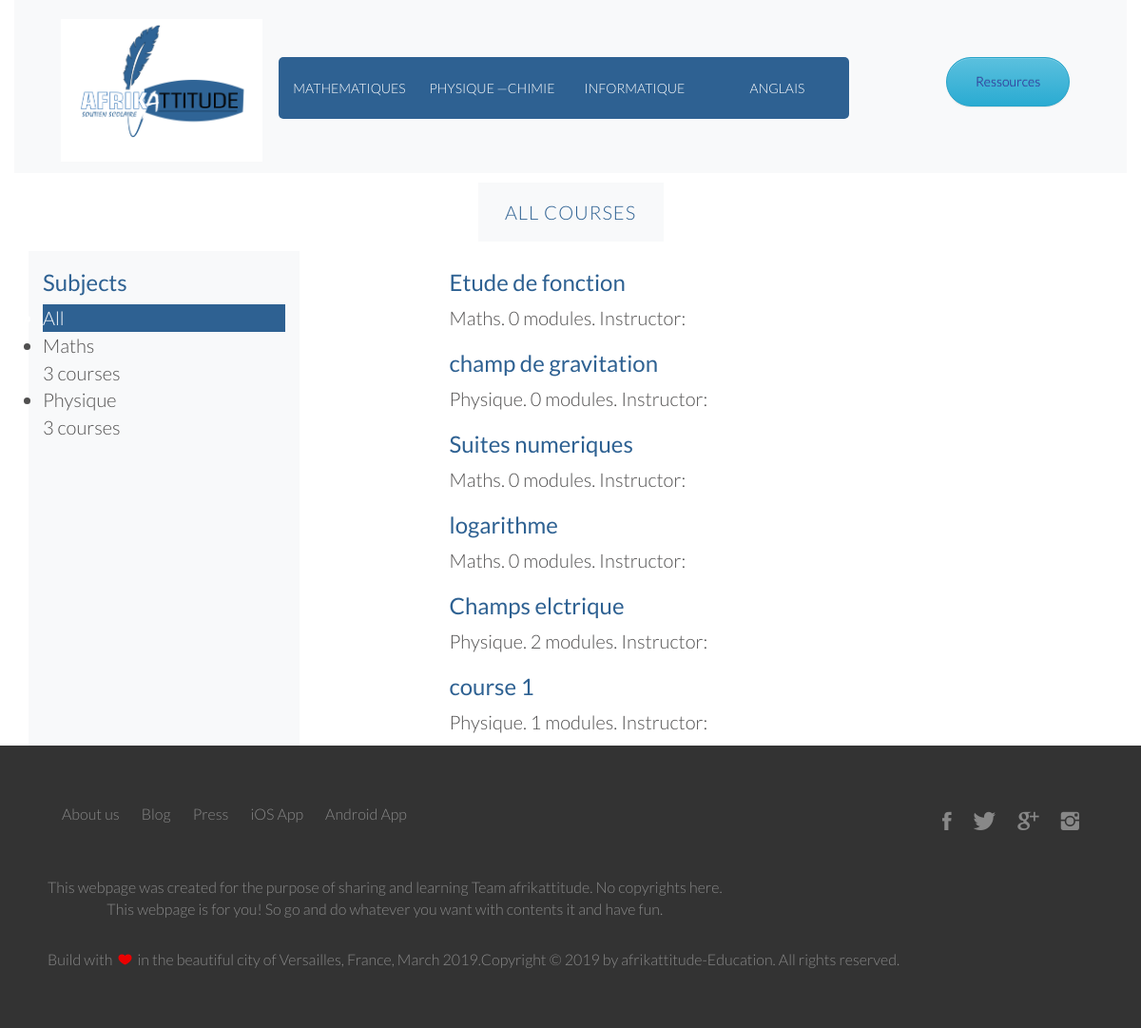
Page /courses/ on the earlier database version.
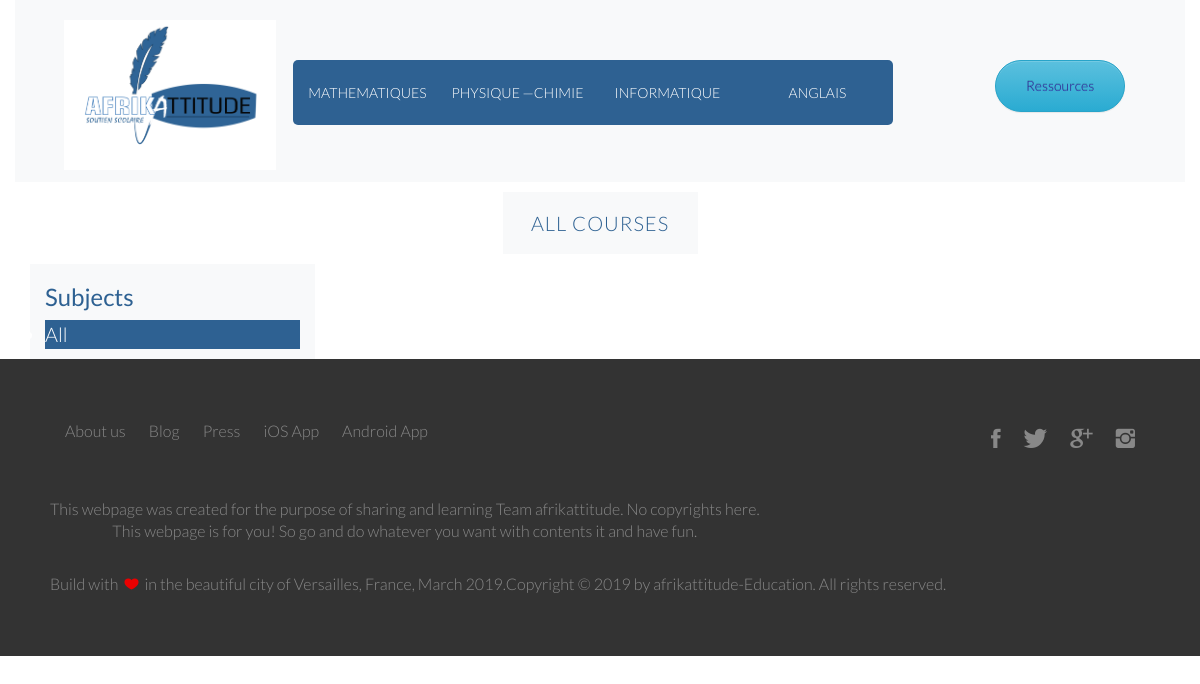
Same page on the later database version.
### courses/models.py (models this page shows, shortened)
class Subject(models.Model):
    title = models.CharField(max_length=50)
    description = models.CharField(max_length=500)
    pub_date = models.DateTimeField(auto_now=True)
    slug = models.SlugField(max_length=200, unique=True)
    class Meta:
        ordering = ('title',)
        verbose_name = 'Subject'
    def __str__(self):
        return self.title

class Course(models.Model):
    owner           = models.ForeignKey(User, on_delete=models.CASCADE, default=1)
    subject         = models.ForeignKey(Subject, related_name='courses', on_delete=models.CASCADE)
    title           = models.CharField(max_length=50)
    image           = models.ImageField(upload_to=upload_image_path, blank=True)
    description     = models.CharField(max_length=500)
    pub_date        = models.DateTimeField(auto_now=True)
    slug            = models.SlugField(max_length=200, unique=True)
    overview        = models.TextField(null=True, blank=True)
    created         = models.DateTimeField(auto_now_add=True)
    students        = models.ManyToManyField(User, related_name='course_joined', blank=True)
    class Meta:
        ordering = ['-created']

### courses/views.py (the view)
# urls.py: path('', CourseListView.as_view(), name='course_list'),
class CourseListView(TemplateResponseMixin, View):
    model = Course
    template_name   = "courses/list.html"
    def get(self, request, subject=None):
        subjects = cache.get('all_subjects')
        if not subjects:
            subjects = Subject.objects.annotate(total_courses=Count('courses'))
            cache.set('all_subjects', subjects)
        all_courses = Course.objects.annotate(total_modules=Count('modules'))
        if subject:
            subject = get_object_or_404(Subject, slug=subject)
            key = 'subject_{}_courses'.format(subject.id)
            courses = cache.get(key)
            if not courses:
                courses = all_courses.filter(subject=subject)
                cache.set(key, courses)
        else:
            courses = cache.get('all_courses')
            if not courses:
                courses = all_courses
                cache.set('all_courses', courses)
        return self.render_to_response({'subjects': subjects,
                                        'subject': subject,
                                        'courses': courses})

### courses/templates/courses/list.html (shortened to what this page needs)
{% extends "afrik_app/base.html" %}
{% block content %}
<div class="col-2 bg-light mx-auto">
  <h1 class="text-center">
    {% if subject %}
      {{subject.title}} courses
    {% else %}
      All courses
    {% endif %}
  </h1>
</div>
<div class="row">
  <div class="col-12 col-md-3 bg-light">
<div class="contents">
  <h3>Subjects</h3>
  <ul id="modules">
    <li {% if not subject %} class="selected"{% endif %}>
      <a href="{% url "course:course_list"%}"> All </a>
    </li>
    {% for s in subjects %}
      <li {% if subject == s %} class="selected"{%endif%}>
        <a href="{% url "course:course_list_subject" s.slug %}">
          {{s.title}}
          <br> <span>{{s.total_courses}} courses</span>
        </a>
      </li>
    {% endfor %}
  </ul>
</div>
</div>
<div class="col-12 col-md-6 mx-auto">
<div class="module">
  {% for course in courses %}
    {% with subject=course.subject %}
      <h3><a href="{% url "course:course_detail" course.slug%}">{{course.title}}</a></h3>
      <p>
        <a href="{% url "course:course_list_subject" subject.slug%}">{{subject}}</a>.
        {{course.total_modules}} modules.
        Instructor: {{course.owner.get_full_name}}
      </p>
    {% endwith %}
  {% endfor %}
</div>
</div>
</div>
{% endblock %}

Differences in the rows shown:
removed Subject: title "Maths", total_courses "3"
removed Subject: title "Physique", total_courses "3"
removed Course: title "Etude de fonction", subject "Maths", total_modules "0"
removed Course: title "champ de gravitation", subject "Physique", total_modules "0"
removed Course: title "Suites numeriques", subject "Maths", total_modules "0"
removed Course: title "logarithme", subject "Maths", total_modules "0"
removed Course: title "Champs elctrique", subject "Physique", total_modules "2"
removed Course: title "course 1", subject "Physique", total_modules "1"
